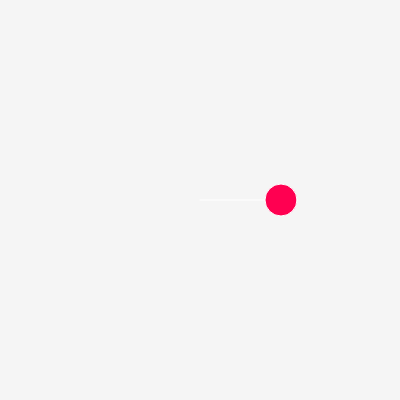
Frame 1 (no input)
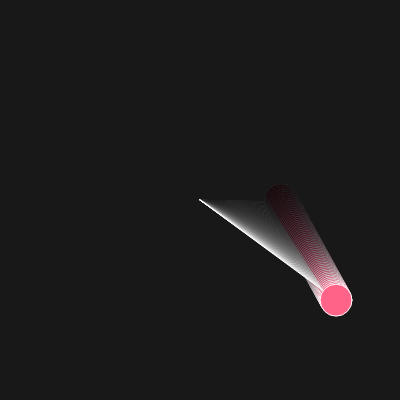
Frame 60 (no input)
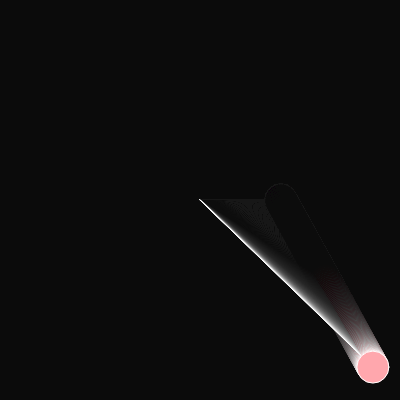
Frame 120 (the mouse pressed at the canvas centre since frame 60)

The p5.js sketch that drew these frames (run headless with seeded random() and noise() and a simulated clock; from frame 60 on, the mouse is pressed at the canvas centre):

// p5.js sketch
// ── sketch.js
let angle = 0;

function setup() {
  createCanvas(400, 400);
}

function draw() {
  background(0, 10);
  translate(200, 200);

  let y = map(sin(angle), -1, 1, -180, 180);
  let x = map(sin(angle), -1, 1, -18, 180);
  fill(255, y, x);
  stroke(255);
  line(0, 0, x, y);
  circle(x, y, 32);

  // controls the speed
  angle += 0.01;
}
